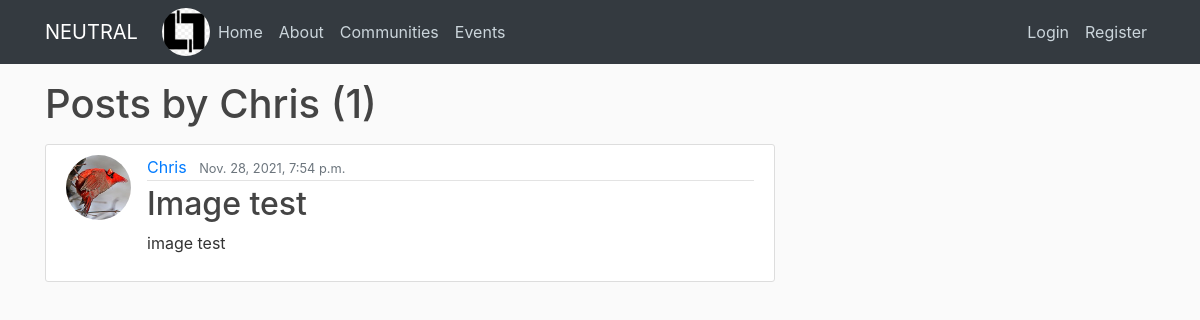
Before: /user/Chris with the older database file.
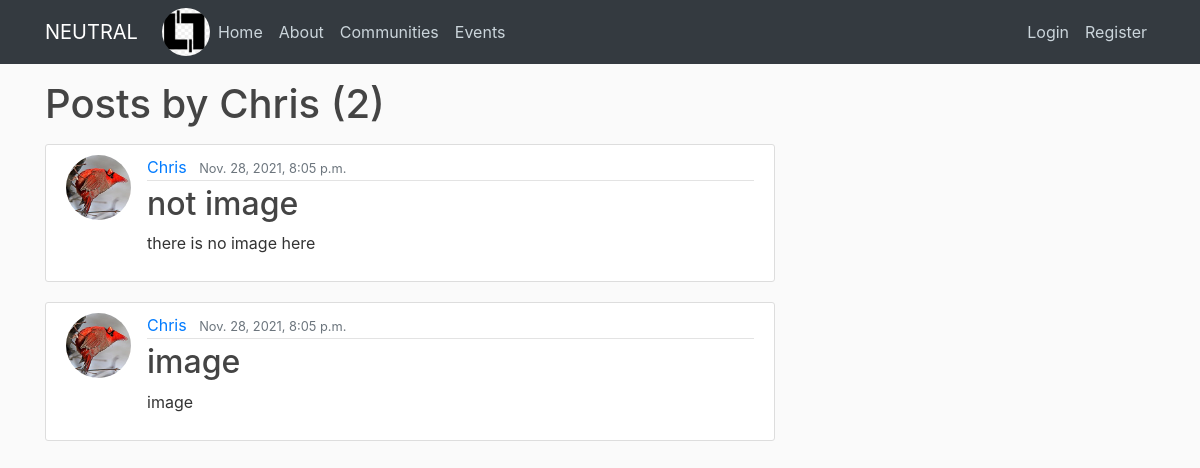
After: the same page with the newer database file.
### blog/models.py (models this page shows, shortened)
class Post(models.Model):
	title = models.CharField(max_length=200)
	content = models.TextField()
	date_posted = models.DateTimeField(default= timezone.now)
	author = models.ForeignKey(User, on_delete=models.CASCADE)
	community = models.CharField(max_length=20 ,choices=COMMUNITY_CHOICES, default='All')
	dislikes = models.ManyToManyField(User, related_name = 'post_dislikes')
	likes = models.ManyToManyField(User, related_name = 'post_likes')
	image = models.ImageField(null=True, blank=True, upload_to = "post-images/")

### users/models.py (models this page shows, shortened)
class Profile(models.Model):
	user = models.OneToOneField(User, on_delete=models.CASCADE)
	image = models.ImageField(default='default.jpg', upload_to = 'profile_pics')

### blog/views.py (the view)
# urls.py: path('user/<str:username>', UserPostListView.as_view() , name='user-posts'),
class UserPostListView(ListView):
	model = Post
	template_name = 'blog/user_posts.html' #<app>/<model>_<viewtype>.html
	context_object_name = 'posts'
	paginate_by = 5
	def get_queryset(self):
		user = get_object_or_404(User, username = self.kwargs.get('username'))
		return Post.objects.filter(author=user).order_by('-date_posted')

### blog/templates/blog/user_posts.html (shortened to what this page needs)
{% extends "blog/base.html" %}
{% block content %}
	<h1 class = "mb-3">Posts by {{view.kwargs.username}} ({{ page_obj.paginator.count }})</h1>
	{% for post in posts %}
		<article class="media content-section">
		  <img class = "rounded-circle article-img" src = "{{post.author.profile.image.url}}">
		  <div class="media-body">
		    <div class="article-metadata">
		      <a class="mr-2" href="{% url 'user-posts' post.author.username %}">{{ post.author }}</a>
		      <small class="text-muted">{{ post.date_posted }}</small>
		    </div>
		    <h2><a class="article-title" href="{% url 'post-detail' post.id%}">{{ post.title }}</a></h2>
		    <p class="article-content">{{ post.content }}</p>
		  </div>
		</article>
	{% endfor %}
{% endblock content %}

### blog/templates/blog/base.html (shortened to what this page needs)
{% load static %}
<!DOCTYPE html>
<html>
<head>
    <link rel="stylesheet" href="https://maxcdn.bootstrapcdn.com/bootstrap/4.0.0/css/bootstrap.min.css">
    <link rel="stylesheet" type="text/css" href="{% static 'blog/main.css' %}">
</head>
<body>
	<header class="site-header">
	  <nav class="navbar navbar-expand-md navbar-dark bg-dark fixed-top">
	    <div class="container">
	      <a class="navbar-brand mr-4" href="{% url 'blog-home' %}">NEUTRAL</a>
	      <img class="rounded-circle" src="Capture.PNG" alt = "LOGO" style="width:48px;height:48px;">
	      <div class="collapse navbar-collapse" id="navbarToggle">
	        <div class="navbar-nav mr-auto">
	          <a class="nav-item nav-link" href="{% url 'blog-home' %}">Home</a>
	          <a class="nav-item nav-link" href="{% url 'blog-about' %}">About</a>
	          <a class="nav-item nav-link" href="{% url 'communities' %}">Communities</a>
	          <a class="nav-item nav-link" href="{% url 'events' %}">Events</a>
	        </div>
	        <div class="navbar-nav">
	        	{%if user.is_authenticated%}
	        		<a class="nav-item nav-link" href="{% url 'post-create' %}">Create Post</a>
	        		<a class="nav-item nav-link" href="{% url 'profile' %}">Profile</a>
	        		<a class="nav-item nav-link" href="{% url 'logout' %}">Log Out</a>
	        	{%else%}
		          <a class="nav-item nav-link" href="{% url 'login' %}">Login</a>
		          <a class="nav-item nav-link" href="{% url 'register' %}">Register</a>
		        {% endif %}
	        </div>
	      </div>
	    </div>
	  </nav>
	</header>
	<main role="main" class="container">
	  <div class="row">
	    <div class="col-md-8">
	      {% block content %}{% endblock %}
	    </div>
	  </div>
	</main>
</body>
</html>

### blog/static/blog/main.css (style rules this page uses)
body { background: #fafafa; color: #333333; margin-top: 5rem; }
h1, h2, h3, h4, h5, h6 { color: #444444; }
.bg-dark { background-color: #DC143C; }
.site-header .navbar-nav .nav-link { color: #cbd5db; }
.content-section { background: #ffffff; padding: 10px 20px; border: 1px solid #dddddd; border-radius: 3px; margin-bottom: 20px; }
.article-title { color: #444444; }
.article-content { white-space: pre-line; }
.article-img { height: 65px; width: 65px; margin-right: 16px; }
.article-metadata { padding-bottom: 1px; margin-bottom: 4px; border-bottom: 1px solid #e3e3e3 }
img { padding: 0; display: block; margin: 0 auto auto 0; height: 200px; width: 200px; max-height: 200px; max-width: 200px; }

Changed rows visible on the page:
removed Post: author.profile.image (placeholder picture), author "Chris", date_posted "Nov. 28, 2021, 7:54 p.m.", title "Image test", content "image test"
added Post: author.profile.image (placeholder picture), author "Chris", date_posted "Nov. 28, 2021, 8:05 p.m.", title "not image", content "there is no image here"
added Post: author.profile.image (placeholder picture), author "Chris", date_posted "Nov. 28, 2021, 8:05 p.m.", title "image", content "image"
Other visible differences:
{{ page_obj.paginator.count }}: "1" → "2"
